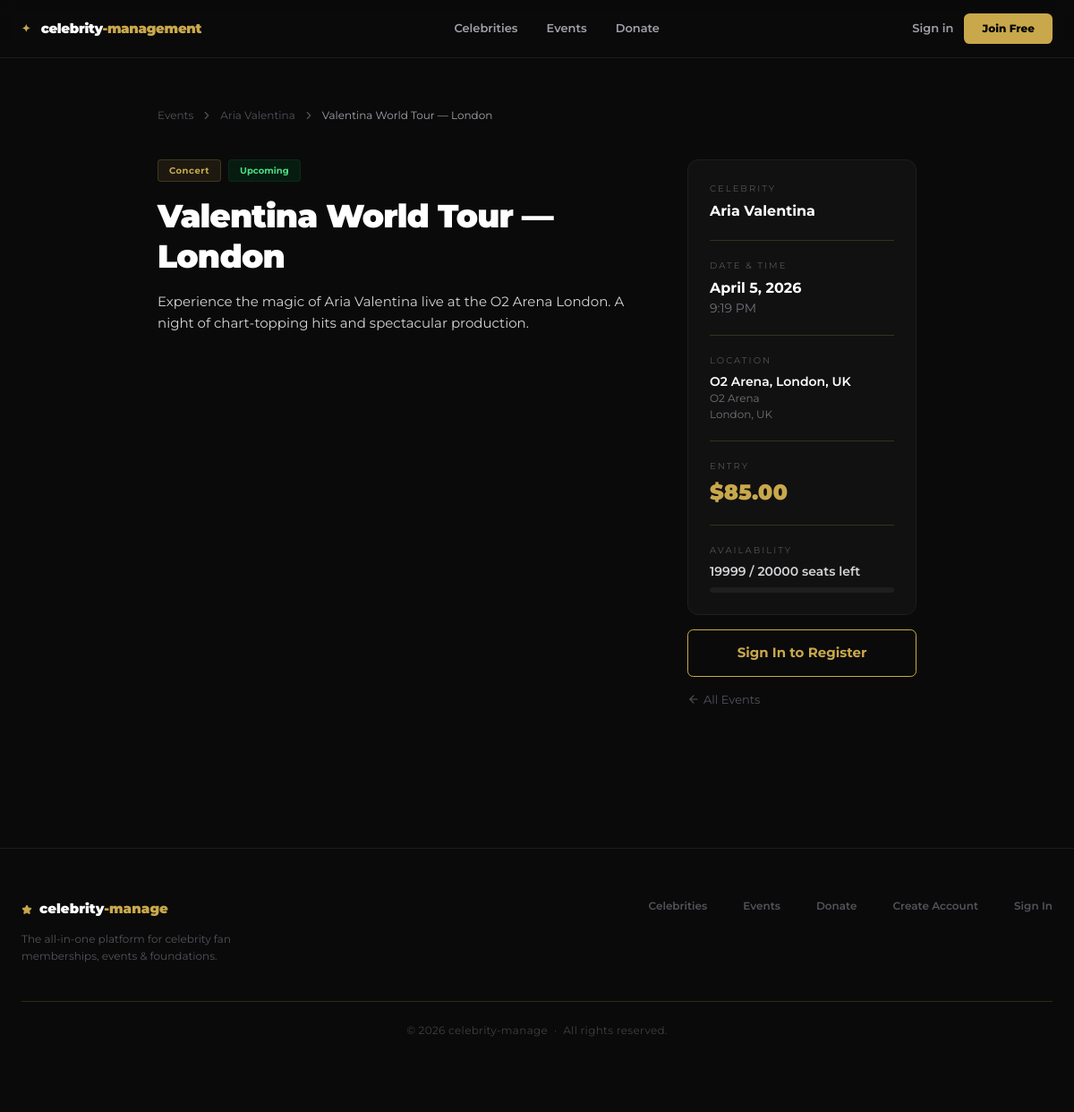
The app's page /events/aria-valentina/valentina-world-tour-london/ with its own data.
### celebs/models.py (models this page shows, shortened)
class Celebrity(models.Model):
    CATEGORY_CHOICES = [
        ("music", "Music"),
        ("sports", "Sports"),
        ("acting", "Acting"),
        ("comedy", "Comedy"),
        ("politics", "Politics"),
        ("business", "Business"),
        ("other", "Other"),
    ]
    name = models.CharField(max_length=150)
    slug = models.SlugField(unique=True)
    tagline = models.CharField(max_length=255, blank=True)
    bio = models.TextField()
    category = models.CharField(max_length=50, choices=CATEGORY_CHOICES, default="other")
    photo = models.ImageField(upload_to="celebs/photos/", blank=True, null=True)
    cover_image = models.ImageField(upload_to="celebs/covers/", blank=True, null=True)
    nationality = models.CharField(max_length=100, blank=True)
    instagram = models.URLField(blank=True)
    twitter = models.URLField(blank=True)
    youtube = models.URLField(blank=True)
    is_featured = models.BooleanField(default=False)
    is_active = models.BooleanField(default=True)
    created_at = models.DateTimeField(auto_now_add=True)
    class Meta:
        verbose_name_plural = "Celebrities"
        ordering = ["-is_featured", "name"]

### events/models.py (models this page shows, shortened)
class Event(models.Model):
    EVENT_TYPES = [
        ("concert", "Concert"),
        ("meetgreet", "Meet & Greet"),
        ("charity", "Charity Event"),
        ("premiere", "Movie Premiere"),
        ("sports", "Sports Event"),
        ("workshop", "Workshop"),
        ("virtual", "Virtual Event"),
        ("other", "Other"),
    ]
    STATUS_CHOICES = [
        ("upcoming", "Upcoming"),
        ("ongoing", "Ongoing"),
        ("completed", "Completed"),
        ("cancelled", "Cancelled"),
    ]
    celebrity = models.ForeignKey(Celebrity, on_delete=models.CASCADE, related_name="events")
    title = models.CharField(max_length=200)
    slug = models.SlugField()
    description = models.TextField()
    event_type = models.CharField(max_length=50, choices=EVENT_TYPES, default="other")
    status = models.CharField(max_length=20, choices=STATUS_CHOICES, default="upcoming")
    event_date = models.DateTimeField()
    end_date = models.DateTimeField(blank=True, null=True)
    location = models.CharField(max_length=300)
    venue = models.CharField(max_length=200, blank=True)
    city = models.CharField(max_length=100, blank=True)
    country = models.CharField(max_length=100, blank=True)
    image = models.ImageField(upload_to="events/", blank=True, null=True)
    ticket_price = models.DecimalField(max_digits=10, decimal_places=2, default=0)
    is_free = models.BooleanField(default=False)
    seats_total = models.PositiveIntegerField(default=0, help_text="0 means unlimited")
    seats_booked = models.PositiveIntegerField(default=0)
    created_at = models.DateTimeField(auto_now_add=True)
    class Meta:
        ordering = ["event_date"]
        unique_together = [["celebrity", "slug"]]
    @property
    def seats_available(self):
        if self.seats_total == 0:
            return None  # unlimited
        return max(0, self.seats_total - self.seats_booked)

### events/views.py (the view)
# urls.py: path("<slug:celeb_slug>/<slug:slug>/", event_detail_view, name="event_detail"),
def event_detail_view(request, celeb_slug, slug):
    celeb = get_object_or_404(Celebrity, slug=celeb_slug, is_active=True)
    event = get_object_or_404(Event, celebrity=celeb, slug=slug)
    is_registered = False
    if request.user.is_authenticated:
        is_registered = EventRegistration.objects.filter(user=request.user, event=event).exists()
    return render(request, "events/detail.html", {
        "event": event,
        "celeb": celeb,
        "is_registered": is_registered,
    })

### templates/events/detail.html (shortened to what this page needs)
{% extends "base.html" %}
{% block content %}
<div class="max-w-4xl mx-auto px-6 py-14">
  <nav class="text-[12px] text-zinc-600 mb-10 flex items-center gap-2">
    <a href="{% url 'events_list' %}" class="hover:text-[#C9A84C] transition-colors">Events</a>
    <i data-lucide="chevron-right" class="w-3.5 h-3.5"></i>
    <a href="{% url 'celeb_detail' celeb.slug %}" class="hover:text-[#C9A84C] transition-colors">{{ celeb.name }}</a>
    <i data-lucide="chevron-right" class="w-3.5 h-3.5"></i><span class="text-zinc-400">{{ event.title }}</span>
  </nav>
  <div class="grid md:grid-cols-3 gap-10">
    <div class="md:col-span-2">
      <div class="flex flex-wrap gap-2 mb-4">
        <span class="text-[10px] bg-[#C9A84C]/10 text-[#C9A84C] border border-[#C9A84C]/20 px-3 py-1 rounded capitalize font-bold tracking-[.05em]">{{ event.get_event_type_display }}</span>
        <span class="text-[10px] px-3 py-1 rounded font-bold border
          {% if event.status == 'upcoming' %}bg-green-950/50 text-green-400 border-green-900/30
          {% elif event.status == 'completed' %}bg-zinc-800/60 text-zinc-500 border-zinc-700/30
          {% elif event.status == 'cancelled' %}bg-red-950/50 text-red-400 border-red-900/30
          {% else %}bg-blue-950/50 text-blue-400 border-blue-900/30{% endif %}">{{ event.get_status_display }}</span>
      </div>
      <h1 class="text-4xl font-black mb-4 tracking-tight leading-tight">{{ event.title }}</h1>
      <p class="text-zinc-300 leading-relaxed whitespace-pre-line text-[15px]">{{ event.description }}</p>
    </div>
    <div class="space-y-4">
      <div class="card p-6 space-y-5">
        <div>
          <p class="text-[10px] text-zinc-600 uppercase tracking-[.2em] mb-1.5">Celebrity</p>
          <a href="{% url 'celeb_detail' celeb.slug %}" class="font-bold hover:text-[#C9A84C] transition-colors">{{ celeb.name }}</a>
        </div>
        <hr class="gold-line" />
        <div>
          <p class="text-[10px] text-zinc-600 uppercase tracking-[.2em] mb-1.5">Date &amp; Time</p>
          <p class="font-bold">{{ event.event_date|date:"F j, Y" }}</p>
          <p class="text-sm text-zinc-500">{{ event.event_date|time:"g:i A" }}</p>
        </div>
        <hr class="gold-line" />
        <div>
          <p class="text-[10px] text-zinc-600 uppercase tracking-[.2em] mb-1.5">Location</p>
          <p class="font-semibold text-sm">{{ event.location }}</p>
          {% if event.venue %}<p class="text-[12px] text-zinc-500">{{ event.venue }}</p>{% endif %}
          {% if event.city or event.country %}<p class="text-[12px] text-zinc-500">{{ event.city }}{% if event.city and event.country %}, {% endif %}{{ event.country }}</p>{% endif %}
        </div>
        <hr class="gold-line" />
        <div>
          <p class="text-[10px] text-zinc-600 uppercase tracking-[.2em] mb-1.5">Entry</p>
          {% if event.is_free %}<p class="text-green-400 font-black text-2xl">Free</p>
          {% else %}<p class="text-[#C9A84C] font-black text-2xl">${{ event.ticket_price }}</p>{% endif %}
        </div>
        {% if event.seats_total %}
        <hr class="gold-line" />
        <div>
          <p class="text-[10px] text-zinc-600 uppercase tracking-[.2em] mb-1.5">Availability</p>
          <p class="font-semibold text-sm text-zinc-300">{{ event.seats_available }} / {{ event.seats_total }} seats left</p>
          <div class="progress-track mt-2">
          </div>
        </div>
        {% endif %}
      </div>
      {% if event.status == 'cancelled' %}
        <div class="card p-4 text-center text-red-400 text-sm font-bold border-red-900/30">Event Cancelled</div>
      {% elif event.status == 'completed' %}
        <div class="card p-4 text-center text-zinc-500 text-sm font-bold">Event Completed</div>
      {% elif is_registered %}
        <div class="card p-4 text-center text-green-400 text-sm font-bold border-green-900/30 flex items-center justify-center gap-1.5"><i data-lucide="check-circle" class="w-4 h-4"></i> You&rsquo;re Registered!</div>
      {% elif user.is_authenticated %}
        <a href="{% url 'event_register' event.pk %}" class="block text-center btn-gold py-3.5 text-[15px]">
          {% if event.is_free %}Register (Free){% else %}Register &mdash; ${{ event.ticket_price }}{% endif %}
        </a>
      {% else %}
        <a href="{% url 'login' %}?next={{ request.path }}" class="block text-center btn-outline py-3.5 text-[15px]">Sign In to Register</a>
      {% endif %}
      <a href="{% url 'events_list' %}" class="block text-center text-[13px] text-zinc-600 hover:text-zinc-300 transition-colors inline-flex items-center justify-center gap-1"><i data-lucide="arrow-left" class="w-3.5 h-3.5"></i> All Events</a>
    </div>
  </div>
</div>
{% endblock %}

### records on screen
Celebrity: name "Aria Valentina"
Event: title "Valentina World Tour — London", event_type "Concert", status "Upcoming", description "Experience the magic of Aria Valentina live at the O2 Arena London. A night of chart-topping hits and spectacular production.", event_date "April 5, 2026", event_date "9:19 PM", location "O2 Arena, London, UK", venue "O2 Arena", city "London", country "UK", ticket_price "85.00", seats_available "19999", seats_total "20000"
